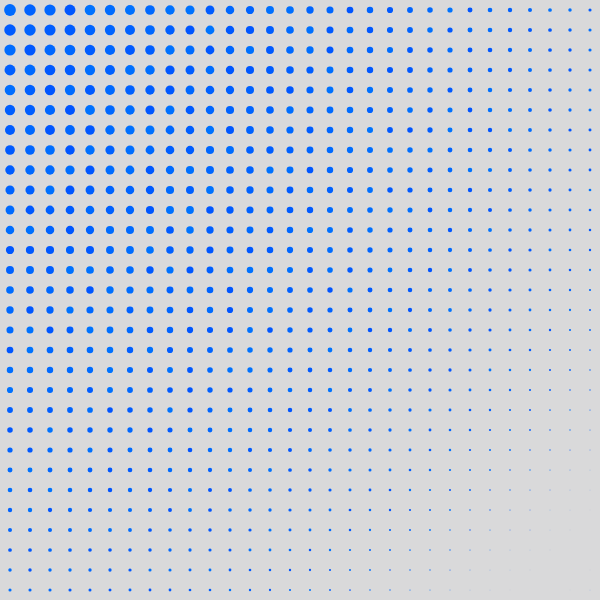
Frame 1 (no input)
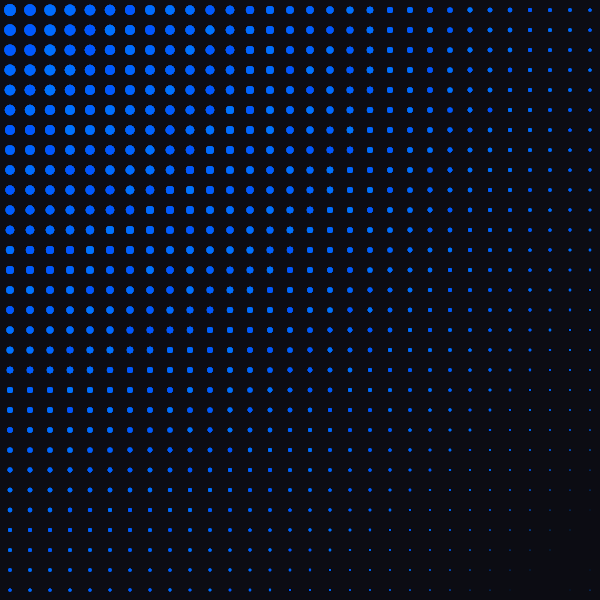
Frame 60 (no input)
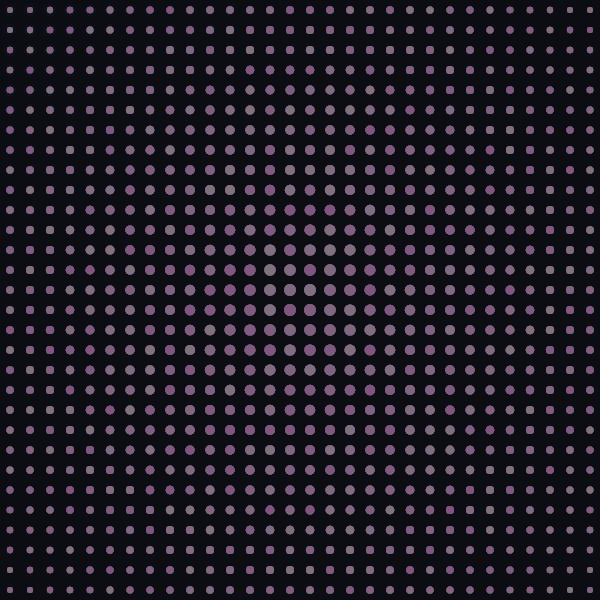
Frame 120 (the mouse pressed at the canvas centre since frame 60)

The p5.js sketch that drew these frames (run headless with seeded random() and noise() and a simulated clock; from frame 60 on, the mouse is pressed at the canvas centre):

// p5.js sketch
// ── sketch.js
// Variables, cantidad de columnas y filas
let columnas = 30;
let filas = 30;
let espaciado; // define espaciado
let estado = "calma";

function setup() {
  createCanvas(600, 600); // crear lienzo
     
  // define el tamaño de cada celda de la grilla
  espaciado = width / columnas;
  
  // genera que los rectángulos roten desde su centro.
  rectMode(CENTER);
  
  // elimina bordes
  noStroke();
}

// movimiento
function draw() {
  // El fondo conserva una opacidad de 40 para generar un efecto de estela cinética
  background(15, 15, 20, 40);

  // Bucle anidado para construir la grilla matricial
  for (let i = 0; i < columnas; i++) {
    for (let j = 0; j < filas; j++) {
      // Cálculo del centro geométrico de cada celda
      let x = i * espaciado + espaciado / 2;
      let y = j * espaciado + espaciado / 2;

      dibujarCelda(x, y); // Lógica modular
    }
  }
}

// FUNCIÓN PROPIA: Controla el comportamiento visual e interactivo de cada módulo
function dibujarCelda(x, y) { 
  // INPUT CONTINUO: Mide la distancia geométrica al cursor del mouse
  let distancia = dist(x, y, mouseX, mouseY);

  // MAP(): Mapea la distancia interactiva al tamaño del elemento
  let tamano = map(distancia, 0, width, espaciado, 5);
  let angulo = map(mouseX, 0, width, 0, TWO_PI);

  // RANDOM(): Se aplica un sutil destello aleatorio a la saturación del color.
  let variacionLuminica = random(-15, 15);

  push(); // Guarda la matriz de transformación actual
  translate(x, y); // Mueve el origen al centro geométrico de la celda

  // COLOR DINÁMICO: Factorizado aquí para evitar repetición de código
  let r = map(mouseX, 0, width, 0, 255);
  let g = 100 + variacionLuminica; // El random genera una vibración óptica de color
  let b = map(mouseY, 0, height, 255, 0);
  fill(r, g, b);

  // MÁQUINA DE ESTADOS (Condicionales que definen el comportamiento óptico)
  if (estado === "calma") {
    // Estado 1: Geometría estable, el ángulo cambia suavemente con la posición horizontal del mouse
    rotate(angulo);
    ellipse(0, 0, tamano * 0.6);

  } else if (estado === "estres") {
    // Estado 2: Los módulos rotan en función de su cercanía con el puntero
    rotate(angulo + distancia * 0.01);
    rect(0, 0, tamano * 0.8, tamano * 0.8);

  } else if (estado === "caos") {
    // Estado 3: Rotación continua en el tiempo combinada con la distorsión del mouse
    rotate(frameCount * 0.05 + angulo);
    triangle(
      -tamano / 2, tamano / 2,
      0, -tamano / 2,
      tamano / 2, tamano / 2
    );
  }

  pop(); // Restaura la matriz de transformación
}

// INPUT TECLADO: Cambia los estados globales del sistema dinámico
function keyPressed() {
  if (key === '1') {
    estado = "calma";
  } else if (key === '2') {
    estado = "estres";
  } else if (key === '3') {
    estado = "caos";
  }
} 
